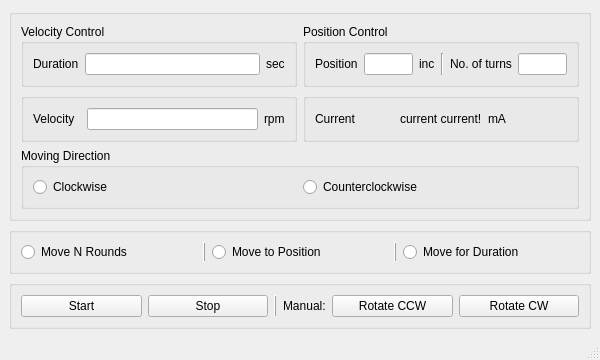
<?xml version="1.0" encoding="UTF-8"?>
<ui version="4.0">
 <class>MainWindow</class>
 <widget class="QMainWindow" name="MainWindow">
  <property name="geometry">
   <rect>
    <x>0</x>
    <y>0</y>
    <width>600</width>
    <height>320</height>
   </rect>
  </property>
  <property name="windowTitle">
   <string>MainWindow</string>
  </property>
  <widget class="QWidget" name="centralwidget">
   <layout class="QVBoxLayout" name="verticalLayout">
    <item>
     <widget class="QGroupBox" name="groupBox">
      <property name="title">
       <string/>
      </property>
      <layout class="QGridLayout" name="gridLayout_5">
       <item row="1" column="0">
        <layout class="QGridLayout" name="gridLayout_4" rowstretch="1,1" columnstretch="1,1">
         <item row="0" column="0">
          <widget class="QGroupBox" name="groupBox_3">
           <property name="title">
            <string>Velocity Control</string>
           </property>
           <layout class="QGridLayout" name="gridLayout_7" columnstretch="0,0,0">
            <item row="0" column="0">
             <widget class="QLabel" name="label_4">
              <property name="text">
               <string>Duration</string>
              </property>
             </widget>
            </item>
            <item row="0" column="1">
             <widget class="QLineEdit" name="DurationInput"/>
            </item>
            <item row="0" column="2">
             <widget class="QLabel" name="label_7">
              <property name="text">
               <string>sec</string>
              </property>
             </widget>
            </item>
           </layout>
          </widget>
         </item>
         <item row="0" column="1">
          <widget class="QGroupBox" name="groupBox_2">
           <property name="title">
            <string>Position Control</string>
           </property>
           <layout class="QGridLayout" name="gridLayout_8">
            <item row="0" column="0">
             <widget class="QLabel" name="label_2">
              <property name="text">
               <string>Position</string>
              </property>
             </widget>
            </item>
            <item row="0" column="3">
             <widget class="QLabel" name="label_6">
              <property name="text">
               <string>inc</string>
              </property>
             </widget>
            </item>
            <item row="0" column="1">
             <widget class="QLineEdit" name="PositionInput"/>
            </item>
            <item row="0" column="4">
             <widget class="Line" name="line">
              <property name="orientation">
               <enum>Qt::Vertical</enum>
              </property>
             </widget>
            </item>
            <item row="0" column="6">
             <widget class="QLineEdit" name="TurnsInput"/>
            </item>
            <item row="0" column="5">
             <widget class="QLabel" name="label_3">
              <property name="text">
               <string>No. of turns</string>
              </property>
             </widget>
            </item>
           </layout>
          </widget>
         </item>
         <item row="1" column="1">
          <widget class="QGroupBox" name="groupBox_5">
           <property name="title">
            <string/>
           </property>
           <layout class="QGridLayout" name="gridLayout_9">
            <item row="0" column="0">
             <layout class="QGridLayout" name="gridLayout_2">
              <item row="4" column="0">
               <widget class="QLabel" name="label_8">
                <property name="text">
                 <string>Current</string>
                </property>
               </widget>
              </item>
              <item row="4" column="2">
               <widget class="QLabel" name="label_9">
                <property name="text">
                 <string>mA</string>
                </property>
               </widget>
              </item>
              <item row="4" column="1">
               <widget class="QLabel" name="Current">
                <property name="text">
                 <string>current current!</string>
                </property>
               </widget>
              </item>
             </layout>
            </item>
           </layout>
          </widget>
         </item>
         <item row="1" column="0">
          <widget class="QGroupBox" name="groupBox_4">
           <property name="title">
            <string/>
           </property>
           <layout class="QGridLayout" name="gridLayout_6" columnstretch="0,0,0">
            <item row="0" column="1">
             <widget class="QLineEdit" name="velocityInput"/>
            </item>
            <item row="0" column="2">
             <widget class="QLabel" name="label_5">
              <property name="text">
               <string>rpm</string>
              </property>
             </widget>
            </item>
            <item row="0" column="0">
             <widget class="QLabel" name="label">
              <property name="text">
               <string>Velocity  </string>
              </property>
             </widget>
            </item>
           </layout>
          </widget>
         </item>
        </layout>
       </item>
       <item row="2" column="0">
        <widget class="QGroupBox" name="groupBox_6">
         <property name="title">
          <string>Moving Direction</string>
         </property>
         <layout class="QGridLayout" name="gridLayout_16">
          <item row="0" column="1">
           <widget class="QRadioButton" name="CCWRadio">
            <property name="text">
             <string>Counterclockwise</string>
            </property>
           </widget>
          </item>
          <item row="0" column="0">
           <widget class="QRadioButton" name="CWRadio">
            <property name="text">
             <string>Clockwise</string>
            </property>
           </widget>
          </item>
         </layout>
        </widget>
       </item>
      </layout>
     </widget>
    </item>
    <item>
     <widget class="QGroupBox" name="groupBox_7">
      <property name="title">
       <string/>
      </property>
      <layout class="QGridLayout" name="gridLayout_13">
       <item row="0" column="0">
        <layout class="QGridLayout" name="gridLayout">
         <item row="1" column="2">
          <widget class="QRadioButton" name="MoveToPosition">
           <property name="text">
            <string>Move to Position</string>
           </property>
          </widget>
         </item>
         <item row="1" column="3">
          <widget class="Line" name="line_2">
           <property name="frameShadow">
            <enum>QFrame::Raised</enum>
           </property>
           <property name="orientation">
            <enum>Qt::Vertical</enum>
           </property>
          </widget>
         </item>
         <item row="1" column="4">
          <widget class="QRadioButton" name="MoveForDuration">
           <property name="text">
            <string>Move for Duration</string>
           </property>
          </widget>
         </item>
         <item row="1" column="1">
          <widget class="Line" name="line_4">
           <property name="frameShadow">
            <enum>QFrame::Raised</enum>
           </property>
           <property name="orientation">
            <enum>Qt::Vertical</enum>
           </property>
          </widget>
         </item>
         <item row="1" column="0">
          <widget class="QRadioButton" name="MoveNRounds">
           <property name="text">
            <string>Move N Rounds</string>
           </property>
          </widget>
         </item>
        </layout>
       </item>
      </layout>
     </widget>
    </item>
    <item>
     <widget class="QGroupBox" name="groupBox_8">
      <property name="title">
       <string/>
      </property>
      <layout class="QGridLayout" name="gridLayout_17" columnstretch="1,1,0,0,1,1">
       <item row="0" column="2">
        <widget class="Line" name="line_3">
         <property name="frameShadow">
          <enum>QFrame::Raised</enum>
         </property>
         <property name="orientation">
          <enum>Qt::Vertical</enum>
         </property>
        </widget>
       </item>
       <item row="0" column="5">
        <widget class="QPushButton" name="ManualCW">
         <property name="text">
          <string>Rotate CW</string>
         </property>
        </widget>
       </item>
       <item row="0" column="4">
        <widget class="QPushButton" name="ManualCCW">
         <property name="text">
          <string>Rotate CCW</string>
         </property>
        </widget>
       </item>
       <item row="0" column="3">
        <widget class="QLabel" name="label_11">
         <property name="text">
          <string>Manual:</string>
         </property>
        </widget>
       </item>
       <item row="0" column="0">
        <widget class="QPushButton" name="StartBtn">
         <property name="text">
          <string>Start</string>
         </property>
        </widget>
       </item>
       <item row="0" column="1">
        <widget class="QPushButton" name="StopBtn">
         <property name="text">
          <string>Stop</string>
         </property>
        </widget>
       </item>
      </layout>
     </widget>
    </item>
    <item>
     <spacer name="verticalSpacer_2">
      <property name="orientation">
       <enum>Qt::Vertical</enum>
      </property>
      <property name="sizeHint" stdset="0">
       <size>
        <width>20</width>
        <height>40</height>
       </size>
      </property>
     </spacer>
    </item>
   </layout>
  </widget>
  <widget class="QStatusBar" name="statusbar"/>
 </widget>
 <resources/>
 <connections/>
</ui>
